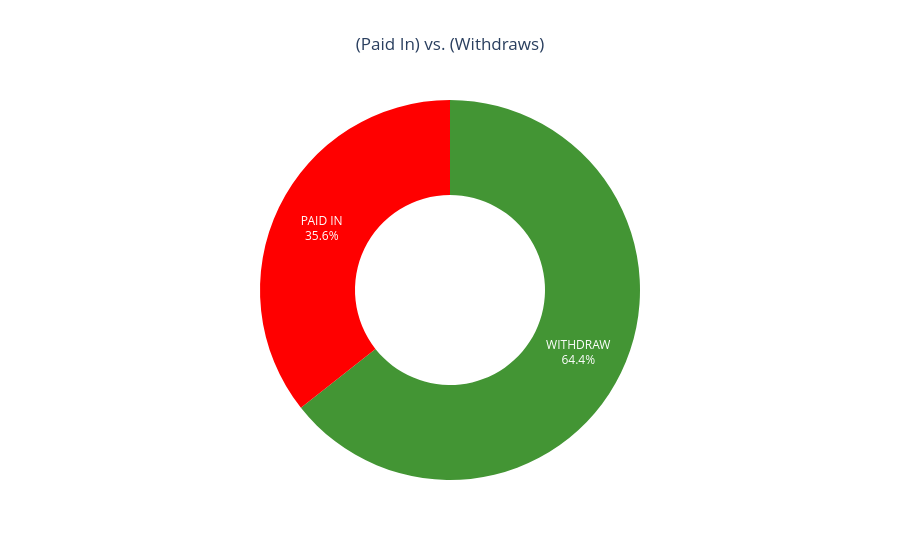

The notebook cell saved with this chart:
### Code cell
# Are there more cash-ins (Paid In) or cash-outs (Withdrawals)?
paid_in = combined_data['paid_in_or_Withdraw'].value_counts()
plt.figure(figsize=(15, 7))
fig = go.Figure(go.Pie(labels=paid_in.index, values=paid_in.values, hole=.5, 
                      marker_colors = ['#439534', 'red'],
                      textinfo='percent+label',
                      hoverinfo='value'))
fig.update_layout(
    title_text='(Paid In) vs. (Withdraws)',
    title_x=0.5,  # Center title
    showlegend=False,  
    height=500,
)
fig.show()
fig.write_image("Charts/(Paid_in)vs(withdraws).png", scale=3)

### Figure 1 — Plotly figure (JSON) as saved in the notebook; plotly's stock layout.template omitted (floating-point values rounded to 4 significant figures)
{"data": [{"hole": 0.5, "hoverinfo": "value", "labels": ["WITHDRAW", "PAID IN"], "marker": {"colors": ["#439534", "red"]}, "textinfo": "percent+label", "type": "pie", "values": [957, 530]}], "layout": {"autosize": true, "showlegend": false, "title": {"text": "(Paid In) vs. (Withdraws)", "x": 0.5}}}
